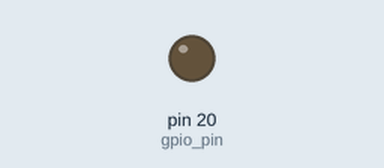
Simulated run of this program. Board: MicroPython board. On the bench: output pins drawn as LEDs (lit = HIGH). At 62.2 s the program stops and its outputs stay as they are.

Above: at 0.3 s.
At 30.5 s:
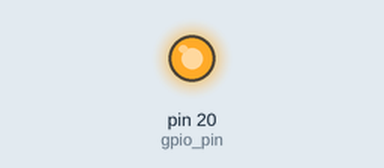
Timing chart, 0 to 40.0 s (numbered marks = the images above):
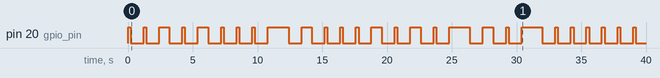

The program:

main.py
```python
from machine import Pin
import time

gpio_pin = Pin(20, Pin.OUT)

def pulse(pin, high_time, low_time):
    """
    Geef een puls op de pin:
    Maak de pin pin hoog, wacht high_time,
    maak de pin laag, en wacht nog low_time
    """
    pin.high()
    time.sleep(high_time)
    pin.low()
    time.sleep(low_time)


def morse(pin, dot_length, text):
    """
    Laat de text horen als morse code.
    De pin is de pin die gebruikt wordt.
    De text mag de volgende characters bevatten: spatie, streepje, punt.
    De dot_length is de lengte van een punt (dot).
    De lengte van de andere characters wordt daar van afgeleid.
    """
    # loop trough the charachter and decide what pulse to give
    for char in text:
        if char == ".":
            pulse(pin, dot_length, 1)
        if char == "-":
            pulse(pin, dot_length * 4, 1)
        if char == " ":
            pulse(pin, dot_length * 7, 0)

        # space 1 unit behind everything
        pulse(pin, dot_length, 1)


morse(gpio_pin, 0.2, ".--. -.-- - .... --- -.")
```

Measured:
- by itself, pin 20 (gpio_pin): LOW → HIGH at 0.00 s, → LOW 0.20 s later, → HIGH 1.0 s later, → LOW 0.20 s later, … (54 changes in this stretch)
